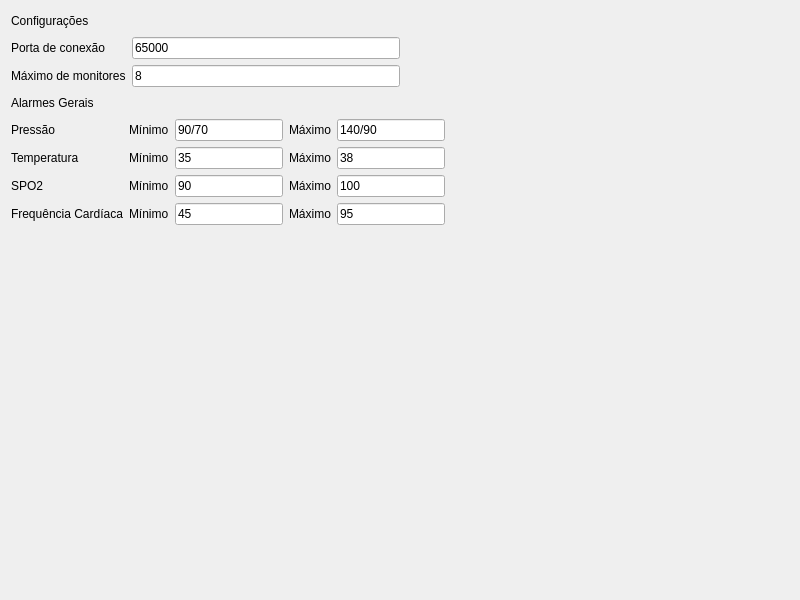
<?xml version="1.0" encoding="UTF-8"?>
<ui version="4.0">
 <class>Form</class>
 <widget class="QWidget" name="Form">
  <property name="geometry">
   <rect>
    <x>0</x>
    <y>0</y>
    <width>800</width>
    <height>600</height>
   </rect>
  </property>
  <property name="windowTitle">
   <string>Form</string>
  </property>
  <layout class="QVBoxLayout" name="verticalLayout">
   <item>
    <layout class="QHBoxLayout" name="horizontalLayout">
     <item>
      <widget class="QLabel" name="label">
       <property name="text">
        <string>Configurações</string>
       </property>
      </widget>
     </item>
     <item>
      <spacer name="horizontalSpacer">
       <property name="orientation">
        <enum>Qt::Horizontal</enum>
       </property>
       <property name="sizeHint" stdset="0">
        <size>
         <width>40</width>
         <height>20</height>
        </size>
       </property>
      </spacer>
     </item>
    </layout>
   </item>
   <item>
    <layout class="QHBoxLayout" name="horizontalLayout_3">
     <item>
      <layout class="QFormLayout" name="formLayout">
       <property name="fieldGrowthPolicy">
        <enum>QFormLayout::AllNonFixedFieldsGrow</enum>
       </property>
       <item row="0" column="0">
        <widget class="QLabel" name="label_3">
         <property name="text">
          <string>Porta de conexão</string>
         </property>
        </widget>
       </item>
       <item row="0" column="1">
        <widget class="QLineEdit" name="edtPort">
         <property name="text">
          <string>65000</string>
         </property>
        </widget>
       </item>
       <item row="1" column="0">
        <widget class="QLabel" name="label_4">
         <property name="text">
          <string>Máximo de monitores</string>
         </property>
        </widget>
       </item>
       <item row="1" column="1">
        <widget class="QLineEdit" name="edtMaxMon">
         <property name="text">
          <string>8</string>
         </property>
        </widget>
       </item>
      </layout>
     </item>
     <item>
      <spacer name="horizontalSpacer_3">
       <property name="orientation">
        <enum>Qt::Horizontal</enum>
       </property>
       <property name="sizeHint" stdset="0">
        <size>
         <width>40</width>
         <height>20</height>
        </size>
       </property>
      </spacer>
     </item>
    </layout>
   </item>
   <item>
    <layout class="QHBoxLayout" name="horizontalLayout_2">
     <item>
      <widget class="QLabel" name="label_2">
       <property name="text">
        <string>Alarmes Gerais</string>
       </property>
      </widget>
     </item>
     <item>
      <spacer name="horizontalSpacer_2">
       <property name="orientation">
        <enum>Qt::Horizontal</enum>
       </property>
       <property name="sizeHint" stdset="0">
        <size>
         <width>40</width>
         <height>20</height>
        </size>
       </property>
      </spacer>
     </item>
    </layout>
   </item>
   <item>
    <layout class="QHBoxLayout" name="horizontalLayout_4">
     <item>
      <layout class="QGridLayout" name="gridLayout">
       <item row="2" column="1">
        <widget class="QLabel" name="label_12">
         <property name="text">
          <string>Mínimo</string>
         </property>
        </widget>
       </item>
       <item row="2" column="0">
        <widget class="QLabel" name="label_11">
         <property name="text">
          <string>SPO2</string>
         </property>
        </widget>
       </item>
       <item row="0" column="1">
        <widget class="QLabel" name="label_6">
         <property name="text">
          <string>Mínimo</string>
         </property>
        </widget>
       </item>
       <item row="0" column="2">
        <widget class="QLineEdit" name="edtMinPres">
         <property name="text">
          <string>90/70</string>
         </property>
        </widget>
       </item>
       <item row="0" column="3">
        <widget class="QLabel" name="label_7">
         <property name="text">
          <string>Máximo</string>
         </property>
        </widget>
       </item>
       <item row="0" column="4">
        <widget class="QLineEdit" name="edtMaxPres">
         <property name="text">
          <string>140/90</string>
         </property>
        </widget>
       </item>
       <item row="1" column="0">
        <widget class="QLabel" name="label_8">
         <property name="text">
          <string>Temperatura</string>
         </property>
        </widget>
       </item>
       <item row="1" column="3">
        <widget class="QLabel" name="label_10">
         <property name="text">
          <string>Máximo</string>
         </property>
        </widget>
       </item>
       <item row="0" column="0">
        <widget class="QLabel" name="label_5">
         <property name="text">
          <string>Pressão</string>
         </property>
        </widget>
       </item>
       <item row="1" column="1">
        <widget class="QLabel" name="label_9">
         <property name="text">
          <string>Mínimo</string>
         </property>
        </widget>
       </item>
       <item row="2" column="3">
        <widget class="QLabel" name="label_13">
         <property name="text">
          <string>Máximo</string>
         </property>
        </widget>
       </item>
       <item row="3" column="0">
        <widget class="QLabel" name="label_14">
         <property name="text">
          <string>Frequência Cardíaca</string>
         </property>
        </widget>
       </item>
       <item row="3" column="1">
        <widget class="QLabel" name="label_15">
         <property name="text">
          <string>Mínimo</string>
         </property>
        </widget>
       </item>
       <item row="3" column="3">
        <widget class="QLabel" name="label_16">
         <property name="text">
          <string>Máximo</string>
         </property>
        </widget>
       </item>
       <item row="1" column="2">
        <widget class="QLineEdit" name="edtMinTemp">
         <property name="text">
          <string>35</string>
         </property>
        </widget>
       </item>
       <item row="1" column="4">
        <widget class="QLineEdit" name="edtMaxTemp">
         <property name="text">
          <string>38</string>
         </property>
        </widget>
       </item>
       <item row="2" column="2">
        <widget class="QLineEdit" name="edtMinOxi">
         <property name="text">
          <string>90</string>
         </property>
        </widget>
       </item>
       <item row="2" column="4">
        <widget class="QLineEdit" name="edtMaxOxi">
         <property name="text">
          <string>100</string>
         </property>
        </widget>
       </item>
       <item row="3" column="2">
        <widget class="QLineEdit" name="edtMinFc">
         <property name="text">
          <string>45</string>
         </property>
        </widget>
       </item>
       <item row="3" column="4">
        <widget class="QLineEdit" name="edtMaxFc">
         <property name="text">
          <string>95</string>
         </property>
        </widget>
       </item>
      </layout>
     </item>
     <item>
      <spacer name="horizontalSpacer_4">
       <property name="orientation">
        <enum>Qt::Horizontal</enum>
       </property>
       <property name="sizeHint" stdset="0">
        <size>
         <width>40</width>
         <height>20</height>
        </size>
       </property>
      </spacer>
     </item>
    </layout>
   </item>
   <item>
    <spacer name="verticalSpacer">
     <property name="orientation">
      <enum>Qt::Vertical</enum>
     </property>
     <property name="sizeHint" stdset="0">
      <size>
       <width>20</width>
       <height>317</height>
      </size>
     </property>
    </spacer>
   </item>
  </layout>
 </widget>
 <resources/>
 <connections/>
</ui>
